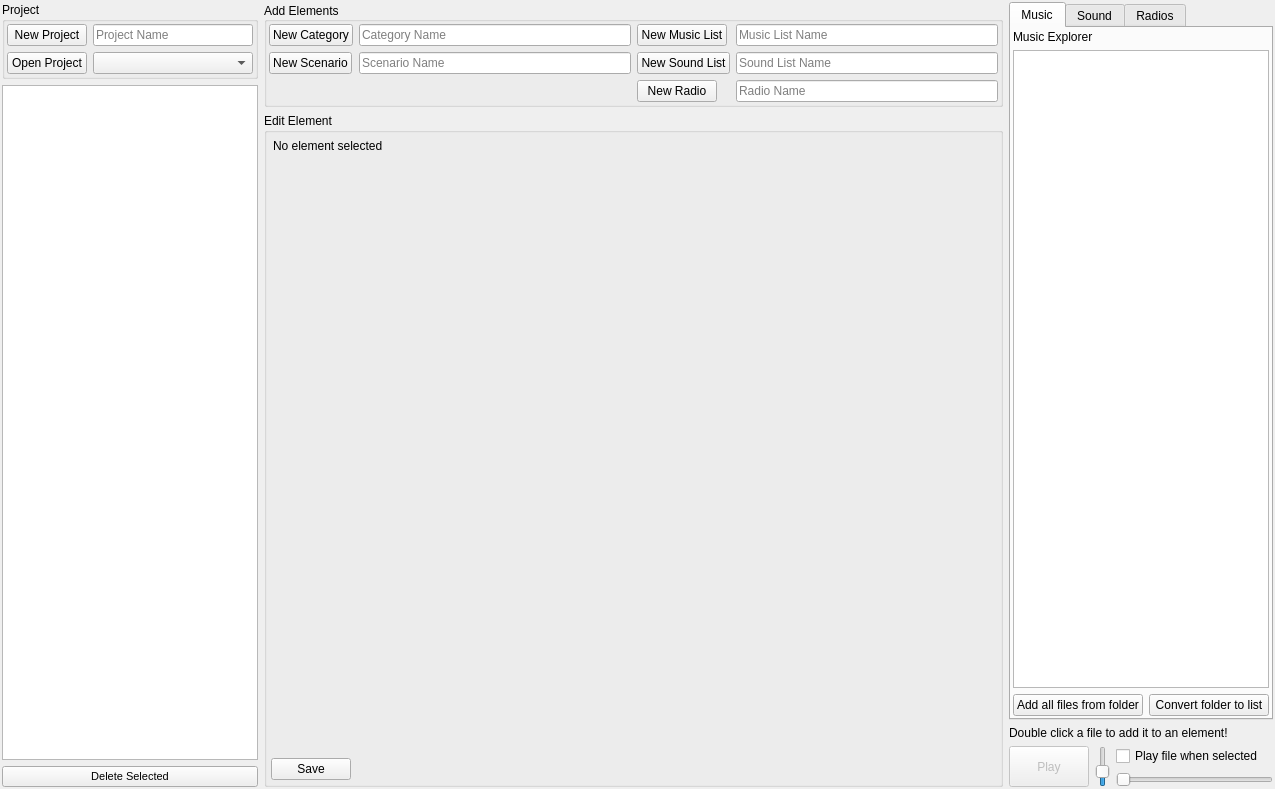
<?xml version="1.0" encoding="UTF-8"?>
<ui version="4.0">
 <class>AudioEditor</class>
 <widget class="QWidget" name="AudioEditor">
  <property name="geometry">
   <rect>
    <x>0</x>
    <y>0</y>
    <width>1275</width>
    <height>789</height>
   </rect>
  </property>
  <property name="windowTitle">
   <string>Audio Editor</string>
  </property>
  <property name="windowIcon">
   <iconset resource="../resources.qrc">
    <normaloff>:/icons/media/radio.png</normaloff>:/icons/media/radio.png</iconset>
  </property>
  <layout class="QHBoxLayout" name="horizontalLayout">
   <property name="leftMargin">
    <number>2</number>
   </property>
   <property name="topMargin">
    <number>2</number>
   </property>
   <property name="rightMargin">
    <number>2</number>
   </property>
   <property name="bottomMargin">
    <number>2</number>
   </property>
   <item>
    <layout class="QVBoxLayout" name="verticalLayout">
     <item>
      <widget class="QGroupBox" name="groupBox_3">
       <property name="sizePolicy">
        <sizepolicy hsizetype="Maximum" vsizetype="Maximum">
         <horstretch>0</horstretch>
         <verstretch>0</verstretch>
        </sizepolicy>
       </property>
       <property name="maximumSize">
        <size>
         <width>256</width>
         <height>16777215</height>
        </size>
       </property>
       <property name="title">
        <string>Project</string>
       </property>
       <layout class="QVBoxLayout" name="verticalLayout_4">
        <property name="leftMargin">
         <number>2</number>
        </property>
        <property name="topMargin">
         <number>2</number>
        </property>
        <property name="rightMargin">
         <number>2</number>
        </property>
        <property name="bottomMargin">
         <number>2</number>
        </property>
        <item>
         <layout class="QFormLayout" name="formLayout_3">
          <item row="1" column="0">
           <widget class="QPushButton" name="pushButton_newProject">
            <property name="sizePolicy">
             <sizepolicy hsizetype="Minimum" vsizetype="Fixed">
              <horstretch>0</horstretch>
              <verstretch>0</verstretch>
             </sizepolicy>
            </property>
            <property name="text">
             <string>New Project</string>
            </property>
           </widget>
          </item>
          <item row="1" column="1">
           <widget class="QLineEdit" name="lineEdit_project">
            <property name="sizePolicy">
             <sizepolicy hsizetype="Preferred" vsizetype="Fixed">
              <horstretch>0</horstretch>
              <verstretch>0</verstretch>
             </sizepolicy>
            </property>
            <property name="placeholderText">
             <string>Project Name</string>
            </property>
           </widget>
          </item>
          <item row="2" column="0">
           <widget class="QPushButton" name="pushButton_openProject">
            <property name="sizePolicy">
             <sizepolicy hsizetype="Minimum" vsizetype="Fixed">
              <horstretch>0</horstretch>
              <verstretch>0</verstretch>
             </sizepolicy>
            </property>
            <property name="text">
             <string>Open Project</string>
            </property>
           </widget>
          </item>
          <item row="2" column="1">
           <widget class="QComboBox" name="comboBox_projects"/>
          </item>
         </layout>
        </item>
       </layout>
      </widget>
     </item>
     <item>
      <widget class="QTreeWidget" name="treeWidget_categories">
       <property name="sizePolicy">
        <sizepolicy hsizetype="Preferred" vsizetype="Expanding">
         <horstretch>0</horstretch>
         <verstretch>0</verstretch>
        </sizepolicy>
       </property>
       <property name="editTriggers">
        <set>QAbstractItemView::NoEditTriggers</set>
       </property>
       <property name="alternatingRowColors">
        <bool>true</bool>
       </property>
       <property name="rootIsDecorated">
        <bool>true</bool>
       </property>
       <property name="uniformRowHeights">
        <bool>false</bool>
       </property>
       <property name="animated">
        <bool>true</bool>
       </property>
       <property name="headerHidden">
        <bool>true</bool>
       </property>
       <attribute name="headerVisible">
        <bool>false</bool>
       </attribute>
       <attribute name="headerShowSortIndicator" stdset="0">
        <bool>false</bool>
       </attribute>
       <column>
        <property name="text">
         <string>Project Content</string>
        </property>
       </column>
      </widget>
     </item>
     <item>
      <layout class="QGridLayout" name="gridLayout">
       <item row="0" column="0">
        <widget class="QPushButton" name="pushButton_deleteSelected">
         <property name="font">
          <font>
           <pointsize>8</pointsize>
          </font>
         </property>
         <property name="text">
          <string>Delete Selected</string>
         </property>
        </widget>
       </item>
      </layout>
     </item>
    </layout>
   </item>
   <item>
    <layout class="QVBoxLayout" name="verticalLayout_5">
     <item>
      <widget class="QGroupBox" name="groupBox_2">
       <property name="sizePolicy">
        <sizepolicy hsizetype="Preferred" vsizetype="Maximum">
         <horstretch>0</horstretch>
         <verstretch>0</verstretch>
        </sizepolicy>
       </property>
       <property name="title">
        <string>Add Elements</string>
       </property>
       <property name="alignment">
        <set>Qt::AlignLeading|Qt::AlignLeft|Qt::AlignVCenter</set>
       </property>
       <property name="checkable">
        <bool>false</bool>
       </property>
       <layout class="QHBoxLayout" name="horizontalLayout_6">
        <property name="leftMargin">
         <number>2</number>
        </property>
        <property name="topMargin">
         <number>2</number>
        </property>
        <property name="rightMargin">
         <number>2</number>
        </property>
        <property name="bottomMargin">
         <number>2</number>
        </property>
        <item>
         <layout class="QFormLayout" name="formLayout">
          <item row="2" column="0">
           <widget class="QPushButton" name="pushButton_newCategory">
            <property name="sizePolicy">
             <sizepolicy hsizetype="Minimum" vsizetype="Fixed">
              <horstretch>0</horstretch>
              <verstretch>0</verstretch>
             </sizepolicy>
            </property>
            <property name="text">
             <string>New Category</string>
            </property>
           </widget>
          </item>
          <item row="3" column="0">
           <widget class="QPushButton" name="pushButton_newScenario">
            <property name="sizePolicy">
             <sizepolicy hsizetype="Minimum" vsizetype="Fixed">
              <horstretch>0</horstretch>
              <verstretch>0</verstretch>
             </sizepolicy>
            </property>
            <property name="text">
             <string>New Scenario</string>
            </property>
           </widget>
          </item>
          <item row="2" column="1">
           <widget class="QLineEdit" name="lineEdit_category">
            <property name="placeholderText">
             <string>Category Name</string>
            </property>
           </widget>
          </item>
          <item row="3" column="1">
           <widget class="QLineEdit" name="lineEdit_scenario">
            <property name="placeholderText">
             <string>Scenario Name</string>
            </property>
           </widget>
          </item>
         </layout>
        </item>
        <item>
         <layout class="QFormLayout" name="formLayout_2">
          <item row="0" column="0">
           <widget class="QPushButton" name="pushButton_newMusicList">
            <property name="sizePolicy">
             <sizepolicy hsizetype="Minimum" vsizetype="Fixed">
              <horstretch>0</horstretch>
              <verstretch>0</verstretch>
             </sizepolicy>
            </property>
            <property name="text">
             <string>New Music List</string>
            </property>
           </widget>
          </item>
          <item row="1" column="0">
           <widget class="QPushButton" name="pushButton_newSoundList">
            <property name="sizePolicy">
             <sizepolicy hsizetype="Minimum" vsizetype="Fixed">
              <horstretch>0</horstretch>
              <verstretch>0</verstretch>
             </sizepolicy>
            </property>
            <property name="text">
             <string>New Sound List</string>
            </property>
           </widget>
          </item>
          <item row="2" column="0">
           <widget class="QPushButton" name="pushButton_newRadio">
            <property name="sizePolicy">
             <sizepolicy hsizetype="Minimum" vsizetype="Fixed">
              <horstretch>0</horstretch>
              <verstretch>0</verstretch>
             </sizepolicy>
            </property>
            <property name="text">
             <string>New Radio</string>
            </property>
           </widget>
          </item>
          <item row="0" column="1">
           <widget class="QLineEdit" name="lineEdit_musicList">
            <property name="placeholderText">
             <string>Music List Name</string>
            </property>
           </widget>
          </item>
          <item row="1" column="1">
           <widget class="QLineEdit" name="lineEdit_soundList">
            <property name="placeholderText">
             <string>Sound List Name</string>
            </property>
           </widget>
          </item>
          <item row="2" column="1">
           <widget class="QLineEdit" name="lineEdit_radio">
            <property name="placeholderText">
             <string>Radio Name</string>
            </property>
           </widget>
          </item>
         </layout>
        </item>
       </layout>
      </widget>
     </item>
     <item>
      <widget class="QGroupBox" name="groupBox">
       <property name="title">
        <string>Edit Element</string>
       </property>
       <layout class="QVBoxLayout" name="verticalLayout_6">
        <property name="leftMargin">
         <number>4</number>
        </property>
        <property name="topMargin">
         <number>4</number>
        </property>
        <property name="rightMargin">
         <number>4</number>
        </property>
        <property name="bottomMargin">
         <number>4</number>
        </property>
        <item>
         <widget class="QStackedWidget" name="stackedWidget_editElement">
          <property name="currentIndex">
           <number>0</number>
          </property>
          <widget class="QWidget" name="page_empty">
           <layout class="QVBoxLayout" name="verticalLayout_12">
            <property name="leftMargin">
             <number>2</number>
            </property>
            <property name="topMargin">
             <number>2</number>
            </property>
            <property name="rightMargin">
             <number>2</number>
            </property>
            <property name="bottomMargin">
             <number>2</number>
            </property>
            <item>
             <widget class="QLabel" name="label_11">
              <property name="text">
               <string>No element selected</string>
              </property>
             </widget>
            </item>
            <item>
             <spacer name="verticalSpacer_2">
              <property name="orientation">
               <enum>Qt::Vertical</enum>
              </property>
              <property name="sizeHint" stdset="0">
               <size>
                <width>20</width>
                <height>421</height>
               </size>
              </property>
             </spacer>
            </item>
           </layout>
          </widget>
          <widget class="QWidget" name="page_category">
           <layout class="QVBoxLayout" name="verticalLayout_7">
            <property name="leftMargin">
             <number>2</number>
            </property>
            <property name="topMargin">
             <number>2</number>
            </property>
            <property name="rightMargin">
             <number>2</number>
            </property>
            <property name="bottomMargin">
             <number>2</number>
            </property>
            <item>
             <widget class="QLabel" name="label_3">
              <property name="text">
               <string>Category</string>
              </property>
             </widget>
            </item>
            <item>
             <widget class="Line" name="line">
              <property name="orientation">
               <enum>Qt::Horizontal</enum>
              </property>
             </widget>
            </item>
            <item>
             <widget class="QLabel" name="label_4">
              <property name="text">
               <string>Description</string>
              </property>
             </widget>
            </item>
            <item>
             <widget class="QTextEdit" name="textEdit_categoryDescription"/>
            </item>
           </layout>
          </widget>
          <widget class="QWidget" name="page_scenario">
           <layout class="QVBoxLayout" name="verticalLayout_8">
            <property name="leftMargin">
             <number>2</number>
            </property>
            <property name="topMargin">
             <number>2</number>
            </property>
            <property name="rightMargin">
             <number>2</number>
            </property>
            <property name="bottomMargin">
             <number>2</number>
            </property>
            <item>
             <widget class="QLabel" name="label_5">
              <property name="text">
               <string>Scenario</string>
              </property>
             </widget>
            </item>
            <item>
             <widget class="Line" name="line_2">
              <property name="orientation">
               <enum>Qt::Horizontal</enum>
              </property>
             </widget>
            </item>
            <item>
             <widget class="QLabel" name="label_6">
              <property name="text">
               <string>Description</string>
              </property>
             </widget>
            </item>
            <item>
             <widget class="QTextEdit" name="textEdit_scenarioDescription"/>
            </item>
           </layout>
          </widget>
          <widget class="QWidget" name="page_musicList">
           <layout class="QVBoxLayout" name="verticalLayout_11">
            <property name="leftMargin">
             <number>2</number>
            </property>
            <property name="topMargin">
             <number>2</number>
            </property>
            <property name="rightMargin">
             <number>2</number>
            </property>
            <property name="bottomMargin">
             <number>2</number>
            </property>
            <item>
             <widget class="QLabel" name="label_7">
              <property name="sizePolicy">
               <sizepolicy hsizetype="Fixed" vsizetype="Maximum">
                <horstretch>0</horstretch>
                <verstretch>0</verstretch>
               </sizepolicy>
              </property>
              <property name="text">
               <string>Music List</string>
              </property>
             </widget>
            </item>
            <item>
             <widget class="Line" name="line_3">
              <property name="orientation">
               <enum>Qt::Horizontal</enum>
              </property>
             </widget>
            </item>
            <item>
             <widget class="QLabel" name="label_8">
              <property name="sizePolicy">
               <sizepolicy hsizetype="Fixed" vsizetype="Maximum">
                <horstretch>0</horstretch>
                <verstretch>0</verstretch>
               </sizepolicy>
              </property>
              <property name="text">
               <string>Description</string>
              </property>
             </widget>
            </item>
            <item>
             <widget class="QLineEdit" name="lineEdit_musicListDescription">
              <property name="sizePolicy">
               <sizepolicy hsizetype="Minimum" vsizetype="Maximum">
                <horstretch>0</horstretch>
                <verstretch>0</verstretch>
               </sizepolicy>
              </property>
             </widget>
            </item>
            <item>
             <layout class="QHBoxLayout" name="horizontalLayout_2">
              <item>
               <layout class="QVBoxLayout" name="verticalLayout_10">
                <item>
                 <widget class="QLabel" name="label_9">
                  <property name="text">
                   <string>Songs</string>
                  </property>
                 </widget>
                </item>
                <item>
                 <widget class="QListWidget" name="listWidget_musicList"/>
                </item>
               </layout>
              </item>
              <item>
               <layout class="QVBoxLayout" name="verticalLayout_9">
                <item>
                 <widget class="QLabel" name="label_10">
                  <property name="sizePolicy">
                   <sizepolicy hsizetype="Preferred" vsizetype="Maximum">
                    <horstretch>0</horstretch>
                    <verstretch>0</verstretch>
                   </sizepolicy>
                  </property>
                  <property name="text">
                   <string>Properties</string>
                  </property>
                 </widget>
                </item>
                <item>
                 <widget class="QRadioButton" name="radioButton_musicListShuffleList">
                  <property name="toolTip">
                   <string>Shuffle the list before playing it in sequential order, so every song is played once before it starts from the beginning.</string>
                  </property>
                  <property name="text">
                   <string>Shuffle List</string>
                  </property>
                  <property name="checked">
                   <bool>true</bool>
                  </property>
                 </widget>
                </item>
                <item>
                 <widget class="QRadioButton" name="radioButton_musicListRandomOrder">
                  <property name="toolTip">
                   <string>Songs are played in random order.</string>
                  </property>
                  <property name="text">
                   <string>Random Order</string>
                  </property>
                 </widget>
                </item>
                <item>
                 <widget class="QRadioButton" name="radioButton_musicListLoopList">
                  <property name="toolTip">
                   <string>Songs are played in sequential order, starts from the beginning when end is reached.</string>
                  </property>
                  <property name="text">
                   <string>Loop List</string>
                  </property>
                 </widget>
                </item>
                <item>
                 <widget class="QRadioButton" name="radioButton_musicListSequential">
                  <property name="toolTip">
                   <string>Every song is played once in sequential order. Does NOT start from the beginning again.</string>
                  </property>
                  <property name="text">
                   <string>Sequential Order</string>
                  </property>
                 </widget>
                </item>
                <item>
                 <spacer name="verticalSpacer">
                  <property name="orientation">
                   <enum>Qt::Vertical</enum>
                  </property>
                  <property name="sizeHint" stdset="0">
                   <size>
                    <width>20</width>
                    <height>40</height>
                   </size>
                  </property>
                 </spacer>
                </item>
               </layout>
              </item>
             </layout>
            </item>
            <item>
             <widget class="QLabel" name="label_21">
              <property name="text">
               <string>Double click a song to remove it!</string>
              </property>
             </widget>
            </item>
           </layout>
          </widget>
          <widget class="QWidget" name="page_soundList">
           <layout class="QVBoxLayout" name="verticalLayout_15">
            <property name="leftMargin">
             <number>2</number>
            </property>
            <property name="topMargin">
             <number>2</number>
            </property>
            <property name="rightMargin">
             <number>2</number>
            </property>
            <property name="bottomMargin">
             <number>2</number>
            </property>
            <item>
             <widget class="QLabel" name="label_12">
              <property name="text">
               <string>Sound List</string>
              </property>
             </widget>
            </item>
            <item>
             <widget class="Line" name="line_4">
              <property name="orientation">
               <enum>Qt::Horizontal</enum>
              </property>
             </widget>
            </item>
            <item>
             <widget class="QLabel" name="label_13">
              <property name="text">
               <string>Description</string>
              </property>
             </widget>
            </item>
            <item>
             <widget class="QLineEdit" name="lineEdit_soundListDescription"/>
            </item>
            <item>
             <layout class="QHBoxLayout" name="horizontalLayout_3">
              <item>
               <layout class="QVBoxLayout" name="verticalLayout_14">
                <item>
                 <widget class="QLabel" name="label_14">
                  <property name="text">
                   <string>Sounds</string>
                  </property>
                 </widget>
                </item>
                <item>
                 <widget class="QListWidget" name="listWidget_soundList"/>
                </item>
               </layout>
              </item>
              <item>
               <layout class="QVBoxLayout" name="verticalLayout_13">
                <item>
                 <widget class="QLabel" name="label_15">
                  <property name="text">
                   <string>Properties</string>
                  </property>
                 </widget>
                </item>
                <item>
                 <widget class="QRadioButton" name="radioButton_soundListRandom">
                  <property name="toolTip">
                   <string>Play sounds in a random order. Does not end.</string>
                  </property>
                  <property name="text">
                   <string>Random Order</string>
                  </property>
                  <property name="checked">
                   <bool>true</bool>
                  </property>
                 </widget>
                </item>
                <item>
                 <widget class="QRadioButton" name="radioButton_soundListLoop">
                  <property name="toolTip">
                   <string>Play sounds in sequential order and start at the beginning when last sound is played.</string>
                  </property>
                  <property name="text">
                   <string>Loop List</string>
                  </property>
                 </widget>
                </item>
                <item>
                 <widget class="QRadioButton" name="radioButton_soundListSequential">
                  <property name="toolTip">
                   <string>Play sounds in a sequential order. Ends when last sound was played.</string>
                  </property>
                  <property name="text">
                   <string>Sequential Order</string>
                  </property>
                 </widget>
                </item>
                <item>
                 <spacer name="verticalSpacer_3">
                  <property name="orientation">
                   <enum>Qt::Vertical</enum>
                  </property>
                  <property name="sizeHint" stdset="0">
                   <size>
                    <width>20</width>
                    <height>40</height>
                   </size>
                  </property>
                 </spacer>
                </item>
               </layout>
              </item>
             </layout>
            </item>
            <item>
             <widget class="QLabel" name="label_22">
              <property name="text">
               <string>Double click a sound to remove it!</string>
              </property>
             </widget>
            </item>
           </layout>
          </widget>
          <widget class="QWidget" name="page_radio">
           <layout class="QVBoxLayout" name="verticalLayout_16">
            <property name="leftMargin">
             <number>2</number>
            </property>
            <property name="topMargin">
             <number>2</number>
            </property>
            <property name="rightMargin">
             <number>2</number>
            </property>
            <property name="bottomMargin">
             <number>2</number>
            </property>
            <item>
             <widget class="QLabel" name="label_16">
              <property name="text">
               <string>Radio</string>
              </property>
             </widget>
            </item>
            <item>
             <widget class="Line" name="line_5">
              <property name="orientation">
               <enum>Qt::Horizontal</enum>
              </property>
             </widget>
            </item>
            <item>
             <widget class="QLabel" name="label_17">
              <property name="text">
               <string>URL or .m3u playlist</string>
              </property>
             </widget>
            </item>
            <item>
             <widget class="QLineEdit" name="lineEdit_radioURL"/>
            </item>
            <item>
             <widget class="QLabel" name="label_18">
              <property name="text">
               <string>Description</string>
              </property>
             </widget>
            </item>
            <item>
             <widget class="QTextEdit" name="textEdit_radioDescription"/>
            </item>
           </layout>
          </widget>
         </widget>
        </item>
        <item>
         <widget class="QPushButton" name="pushButton_saveElement">
          <property name="sizePolicy">
           <sizepolicy hsizetype="Maximum" vsizetype="Fixed">
            <horstretch>0</horstretch>
            <verstretch>0</verstretch>
           </sizepolicy>
          </property>
          <property name="text">
           <string>Save</string>
          </property>
         </widget>
        </item>
       </layout>
      </widget>
     </item>
    </layout>
   </item>
   <item>
    <layout class="QVBoxLayout" name="verticalLayout_18">
     <item>
      <widget class="QTabWidget" name="tabWidget">
       <property name="sizePolicy">
        <sizepolicy hsizetype="Preferred" vsizetype="Expanding">
         <horstretch>0</horstretch>
         <verstretch>0</verstretch>
        </sizepolicy>
       </property>
       <property name="tabPosition">
        <enum>QTabWidget::North</enum>
       </property>
       <property name="tabShape">
        <enum>QTabWidget::Rounded</enum>
       </property>
       <property name="currentIndex">
        <number>0</number>
       </property>
       <property name="tabsClosable">
        <bool>false</bool>
       </property>
       <property name="movable">
        <bool>true</bool>
       </property>
       <widget class="QWidget" name="tab_music">
        <attribute name="title">
         <string>Music</string>
        </attribute>
        <layout class="QVBoxLayout" name="verticalLayout_2">
         <property name="leftMargin">
          <number>2</number>
         </property>
         <property name="topMargin">
          <number>2</number>
         </property>
         <property name="rightMargin">
          <number>2</number>
         </property>
         <property name="bottomMargin">
          <number>2</number>
         </property>
         <item>
          <widget class="QLabel" name="label">
           <property name="text">
            <string>Music Explorer</string>
           </property>
          </widget>
         </item>
         <item>
          <widget class="QTreeWidget" name="treeWidget_music">
           <property name="sizeAdjustPolicy">
            <enum>QAbstractScrollArea::AdjustToContents</enum>
           </property>
           <property name="editTriggers">
            <set>QAbstractItemView::NoEditTriggers</set>
           </property>
           <property name="selectionBehavior">
            <enum>QAbstractItemView::SelectItems</enum>
           </property>
           <attribute name="headerVisible">
            <bool>false</bool>
           </attribute>
           <column>
            <property name="text">
             <string notr="true">1</string>
            </property>
           </column>
          </widget>
         </item>
         <item>
          <layout class="QGridLayout" name="gridLayout_2">
           <item row="0" column="0">
            <widget class="QPushButton" name="pushButton_addAllFilesFromMusicFolder">
             <property name="toolTip">
              <string>Add all songs from the folder to the current music list</string>
             </property>
             <property name="text">
              <string>Add all files from folder</string>
             </property>
            </widget>
           </item>
           <item row="0" column="1">
            <widget class="QPushButton" name="pushButton_convertFolderToMusicList">
             <property name="toolTip">
              <string>Creates a new music list with all songs from the folder</string>
             </property>
             <property name="text">
              <string>Convert folder to list</string>
             </property>
            </widget>
           </item>
          </layout>
         </item>
        </layout>
       </widget>
       <widget class="QWidget" name="tab_sound">
        <attribute name="title">
         <string>Sound</string>
        </attribute>
        <layout class="QVBoxLayout" name="verticalLayout_3">
         <property name="leftMargin">
          <number>2</number>
         </property>
         <property name="topMargin">
          <number>2</number>
         </property>
         <property name="rightMargin">
          <number>2</number>
         </property>
         <property name="bottomMargin">
          <number>2</number>
         </property>
         <item>
          <widget class="QLabel" name="label_2">
           <property name="text">
            <string>Sound Explorer</string>
           </property>
          </widget>
         </item>
         <item>
          <widget class="QTreeWidget" name="treeWidget_sound">
           <attribute name="headerVisible">
            <bool>false</bool>
           </attribute>
           <column>
            <property name="text">
             <string notr="true">1</string>
            </property>
           </column>
          </widget>
         </item>
         <item>
          <widget class="QPushButton" name="pushButton_addAllFilesFromSoundFolder">
           <property name="text">
            <string>Add all files from folder</string>
           </property>
          </widget>
         </item>
        </layout>
       </widget>
       <widget class="QWidget" name="tab_radios">
        <attribute name="title">
         <string>Radios</string>
        </attribute>
        <layout class="QVBoxLayout" name="verticalLayout_17">
         <property name="leftMargin">
          <number>2</number>
         </property>
         <property name="topMargin">
          <number>2</number>
         </property>
         <property name="rightMargin">
          <number>2</number>
         </property>
         <property name="bottomMargin">
          <number>2</number>
         </property>
         <item>
          <widget class="QLabel" name="label_19">
           <property name="text">
            <string>Radio Playlists</string>
           </property>
          </widget>
         </item>
         <item>
          <widget class="QTreeWidget" name="treeWidget_radio">
           <attribute name="headerVisible">
            <bool>false</bool>
           </attribute>
           <column>
            <property name="text">
             <string notr="true">1</string>
            </property>
           </column>
          </widget>
         </item>
        </layout>
       </widget>
      </widget>
     </item>
     <item>
      <widget class="QLabel" name="label_20">
       <property name="text">
        <string>Double click a file to add it to an element!</string>
       </property>
      </widget>
     </item>
     <item>
      <layout class="QHBoxLayout" name="horizontalLayout_4">
       <item>
        <widget class="QPushButton" name="pushButton_playPause">
         <property name="enabled">
          <bool>false</bool>
         </property>
         <property name="sizePolicy">
          <sizepolicy hsizetype="Maximum" vsizetype="Minimum">
           <horstretch>0</horstretch>
           <verstretch>0</verstretch>
          </sizepolicy>
         </property>
         <property name="text">
          <string>Play</string>
         </property>
         <property name="icon">
          <iconset>
           <normaloff>:/resources/mediaIcons/play.png</normaloff>:/resources/mediaIcons/play.png</iconset>
         </property>
         <property name="checkable">
          <bool>true</bool>
         </property>
        </widget>
       </item>
       <item>
        <widget class="QSlider" name="verticalSlider_volume">
         <property name="sizePolicy">
          <sizepolicy hsizetype="Fixed" vsizetype="Maximum">
           <horstretch>0</horstretch>
           <verstretch>0</verstretch>
          </sizepolicy>
         </property>
         <property name="maximumSize">
          <size>
           <width>16777215</width>
           <height>55</height>
          </size>
         </property>
         <property name="toolTip">
          <string>Preview Volume</string>
         </property>
         <property name="value">
          <number>30</number>
         </property>
         <property name="orientation">
          <enum>Qt::Vertical</enum>
         </property>
        </widget>
       </item>
       <item>
        <layout class="QVBoxLayout" name="verticalLayout_19">
         <item>
          <widget class="QCheckBox" name="checkBox_autoplay">
           <property name="text">
            <string>Play file when selected</string>
           </property>
          </widget>
         </item>
         <item>
          <widget class="QSlider" name="horizontalSlider_progress">
           <property name="sizePolicy">
            <sizepolicy hsizetype="Minimum" vsizetype="Fixed">
             <horstretch>0</horstretch>
             <verstretch>0</verstretch>
            </sizepolicy>
           </property>
           <property name="toolTip">
            <string>Preview Progress</string>
           </property>
           <property name="orientation">
            <enum>Qt::Horizontal</enum>
           </property>
          </widget>
         </item>
        </layout>
       </item>
      </layout>
     </item>
    </layout>
   </item>
  </layout>
 </widget>
 <resources>
  <include location="../resources.qrc"/>
 </resources>
 <connections/>
</ui>
